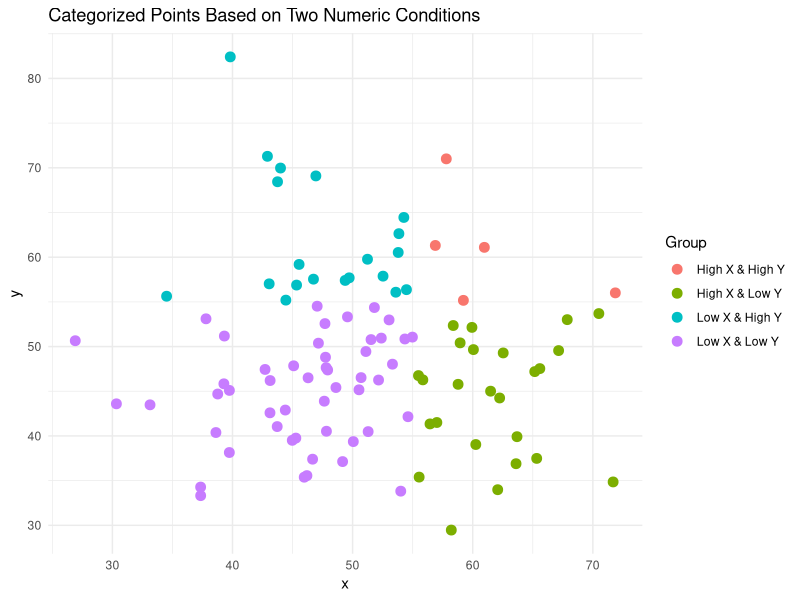

Write the R code that produced this figure.
library(ggplot2)

set.seed(123)
data <- data.frame(
  x = rnorm(100, mean = 50, sd = 10),
  y = rnorm(100, mean = 50, sd = 10)
)

data$group <- with(data, ifelse(x > 55 & y > 55, "High X & High Y",
                                ifelse(x > 55 & y <= 55, "High X & Low Y",
                                       ifelse(x <= 55 & y > 55, "Low X & High Y", "Low X & Low Y"))))

ggplot(data, aes(x = x, y = y, color = group)) +
  geom_point(size = 3) +
  labs(title = "Categorized Points Based on Two Numeric Conditions",
       color = "Group") +
  theme_minimal()
